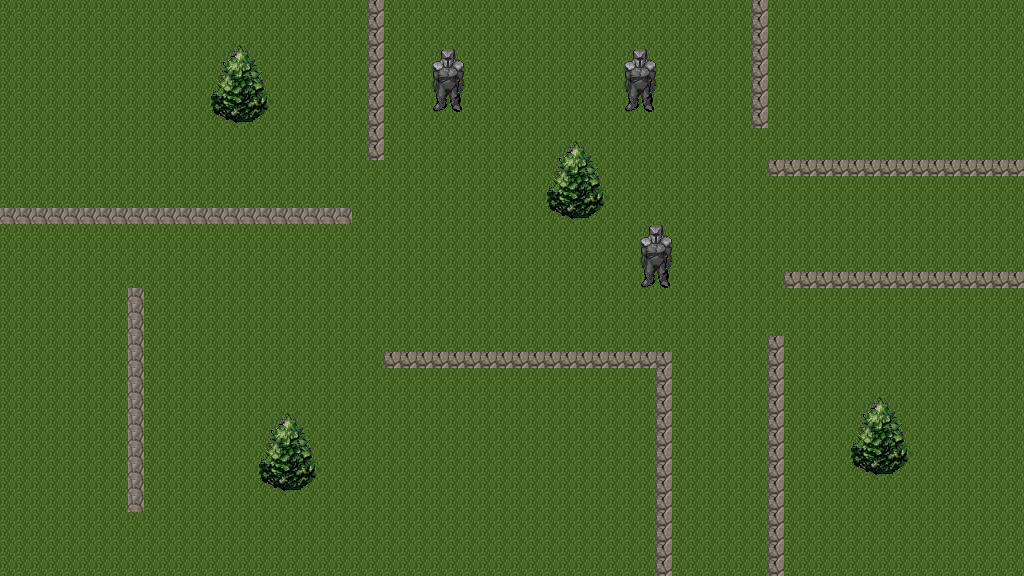

A level layout from a 2D game, rendered from its tile map. Below: a short description, then the map file with tile-grid data replaced by summaries:
An orthogonal 64x36 tile map with 16x16 px tiles, 2 tile layers (Tile Layer 1, Tile Layer 2).

<map version="1.0" orientation="orthogonal" renderorder="right-down" width="64" height="36" tilewidth="16" tileheight="16" nextobjectid="1">
 <tileset firstgid="1" name="tileset" tilewidth="16" tileheight="16" tilecount="1024" columns="32">
  <image source="image.png" width="512" height="512" />
 </tileset>
 <layer name="Tile Layer 1" width="64" height="36">
  <data>[2304 cells, 2304 non-empty, 3 distinct tile ids]</data>
 </layer>
 <layer name="Tile Layer 2" width="64" height="36">
  <data>[2304 cells, 120 non-empty, 32 distinct tile ids]</data>
 </layer>
</map>
